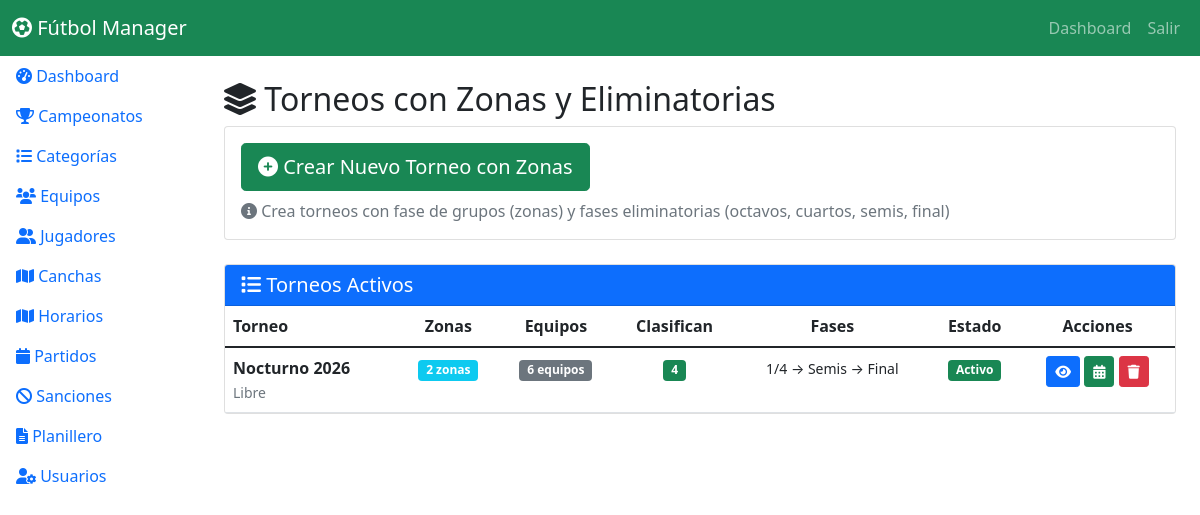
The page /admin/torneos_zonas.php (signed in) on the database its author committed.
### tables this page shows
CREATE TABLE `campeonatos_formato` (
  `id` int(11) NOT NULL,
  `campeonato_id` int(11) NOT NULL,
  `tipo_formato` enum('zonas','eliminacion_directa','mixto') NOT NULL DEFAULT 'mixto',
  `cantidad_zonas` int(11) NOT NULL DEFAULT 2,
  `equipos_por_zona` int(11) NOT NULL DEFAULT 3,
  `equipos_clasifican` int(11) NOT NULL DEFAULT 4,
  `tipo_clasificacion` varchar(50) DEFAULT NULL COMMENT '1_primero, 2_primeros, 2_primeros_2_mejores_terceros, etc',
  `tiene_octavos` tinyint(1) DEFAULT 0,
  `tiene_cuartos` tinyint(1) DEFAULT 0,
  `tiene_semifinal` tinyint(1) DEFAULT 1,
  `tiene_tercer_puesto` tinyint(1) DEFAULT 1,
  `activo` tinyint(1) DEFAULT 1,
  `created_at` timestamp NULL DEFAULT current_timestamp(),
  `updated_at` timestamp NULL DEFAULT current_timestamp() ON UPDATE current_timestamp(),
  `categoria_id` int(11) DEFAULT NULL,
  `primeros_clasifican` int(11) NOT NULL DEFAULT 0 COMMENT 'Cantidad de primeros que clasifican (por zona)',
  `segundos_clasifican` int(11) NOT NULL DEFAULT 0 COMMENT 'Cantidad de segundos que clasifican',
  `terceros_clasifican` int(11) NOT NULL DEFAULT 0 COMMENT 'Cantidad de terceros que clasifican',
  `cuartos_clasifican` int(11) NOT NULL DEFAULT 0 COMMENT 'Cantidad de cuartos que clasifican',
  `empates_pendientes` tinyint(1) DEFAULT 0 COMMENT 'Indica si hay empates pendientes de resolución'
);

CREATE TABLE `campeonatos` (
  `id` int(11) NOT NULL,
  `nombre` varchar(100) NOT NULL,
  `descripcion` text DEFAULT NULL,
  `fecha_inicio` date NOT NULL,
  `fecha_fin` date DEFAULT NULL,
  `activo` tinyint(1) DEFAULT 1,
  `es_torneo_nocturno` tinyint(1) DEFAULT 0 COMMENT 'Indica si es un torneo nocturno (por zonas)',
  `tipo_campeonato` enum('largo','zonal') NOT NULL COMMENT 'Tipo de campeonato: largo (Apertura/Clausura) o zonal (Torneo Nocturno, etc.)',
  `created_at` timestamp NULL DEFAULT current_timestamp()
);

CREATE TABLE `categorias` (
  `id` int(11) NOT NULL,
  `campeonato_id` int(11) NOT NULL,
  `nombre` varchar(50) NOT NULL,
  `descripcion` text DEFAULT NULL,
  `activa` tinyint(1) DEFAULT 1
);

### admin/torneos_zonas.php (the view, shortened to what this page needs)
<?php
$db = Database::getInstance()->getConnection();
$stmt = $db->query("
    SELECT
        cf.*,
        c.nombre as campeonato_nombre,
        cat.nombre as categoria_nombre,
        (SELECT COUNT(*) FROM zonas WHERE formato_id = cf.id) as total_zonas,
        (SELECT COUNT(DISTINCT equipo_id) FROM equipos_zonas ez
         JOIN zonas z ON ez.zona_id = z.id
         WHERE z.formato_id = cf.id) as total_equipos
    FROM campeonatos_formato cf
    JOIN campeonatos c ON cf.campeonato_id = c.id
    LEFT JOIN categorias cat ON cf.categoria_id = cat.id
    WHERE cf.activo = 1 AND cf.tipo_formato = 'mixto'
    ORDER BY cf.created_at DESC
");
$torneos_zonas = $stmt->fetchAll(PDO::FETCH_ASSOC);
?>
<!DOCTYPE html>
<html lang="es">
<head>
    <link href="https://cdnjs.cloudflare.com/ajax/libs/bootstrap/5.1.3/css/bootstrap.min.css" rel="stylesheet">
    <link href="https://cdnjs.cloudflare.com/ajax/libs/font-awesome/6.0.0/css/all.min.css" rel="stylesheet">
    <link href="<?php echo SITE_URL; ?>assets/css/style.css" rel="stylesheet">
</head>
<body>
    <nav class="navbar navbar-expand-lg navbar-dark bg-success">
        <div class="container-fluid">
            <a class="navbar-brand" href="<?php echo SITE_URL; ?>">
                <i class="fas fa-futbol"></i> Fútbol Manager
            </a>
            <div class="navbar-nav ms-auto">
                <a class="nav-link" href="dashboard.php">Dashboard</a>
                <a class="nav-link" href="<?php echo SITE_URL; ?>logout.php">Salir</a>
            </div>
        </div>
    </nav>
    <div class="container-fluid">
        <div class="row">
            <div class="col-md-3 col-lg-2 p-0">
                <?php include __DIR__ . '/../include/sidebar.php'; ?>
            </div>
            <div class="col-md-9 col-lg-10 p-4">
                <h2><i class="fas fa-layer-group"></i> Torneos con Zonas y Eliminatorias</h2>
                <div class="card mb-4">
                    <div class="card-body">
                        <a href="torneos_zonas_crear.php" class="btn btn-success btn-lg">
                            <i class="fas fa-plus-circle"></i> Crear Nuevo Torneo con Zonas
                        </a>
                        <p class="text-muted mt-2 mb-0">
                            <i class="fas fa-info-circle"></i> Crea torneos con fase de grupos (zonas) y fases eliminatorias (octavos, cuartos, semis, final)
                        </p>
                    </div>
                </div>
                <div class="card">
                    <div class="card-header bg-primary text-white">
                        <h5 class="mb-0"><i class="fas fa-list"></i> Torneos Activos</h5>
                    </div>
                    <div class="card-body p-0">
                        <?php if (empty($torneos_zonas)): ?>
                            <div class="p-4 text-center">
                                <i class="fas fa-folder-open fa-3x text-muted mb-3"></i>
                                <h5 class="text-muted">No hay torneos con zonas creados</h5>
                                <p class="text-muted">Crea tu primer torneo usando el botón de arriba</p>
                            </div>
                        <?php else: ?>
                            <div class="table-responsive">
                                <table class="table table-hover mb-0">
                                    <thead>
                                        <tr>
                                            <th>Torneo</th>
                                            <th class="text-center">Zonas</th>
                                            <th class="text-center">Equipos</th>
                                            <th class="text-center">Clasifican</th>
                                            <th class="text-center">Fases</th>
                                            <th class="text-center">Estado</th>
                                            <th class="text-center">Acciones</th>
                                        </tr>
                                    </thead>
                                    <tbody>
                                        <?php foreach ($torneos_zonas as $torneo): ?>
                                            <tr>
                                                <td>
                                                    <strong><?= htmlspecialchars($torneo['campeonato_nombre']) ?></strong><br>
                                                    <small class="text-muted"><?= htmlspecialchars($torneo['categoria_nombre']) ?></small>
                                                </td>
                                                <td class="text-center">
                                                    <span class="badge bg-info"><?= $torneo['cantidad_zonas'] ?> zonas</span>
                                                </td>
                                                <td class="text-center">
                                                    <span class="badge bg-secondary"><?= $torneo['total_equipos'] ?> equipos</span>
                                                </td>
                                                <td class="text-center">
                                                    <span class="badge bg-success"><?= $torneo['equipos_clasifican'] ?></span>
                                                </td>
                                                <td class="text-center">
                                                    <small>
                                                        <?php
                                                        $fases = [];
                                                        if ($torneo['tiene_cuartos']) $fases[] = '1/4';
                                                        if ($torneo['tiene_semifinal']) $fases[] = 'Semis';
                                                        echo implode(' → ', $fases) . ' → Final';
                                                        ?>
                                                    </small>
                                                </td>
                                                <td class="text-center">
                                                    <span class="badge bg-<?= $torneo['activo'] ? 'success' : 'secondary' ?>">
                                                        <?= $torneo['activo'] ? 'Activo' : 'Inactivo' ?>
                                                    </span>
                                                </td>
                                                <td class="text-center">
                                                    <a href="torneos_zonas_ver.php?id=<?= $torneo['id'] ?>"
                                                       class="btn btn-sm btn-primary" title="Ver Detalles">
                                                        <i class="fas fa-eye"></i>
                                                    </a>
                                                    <a href="campeonatos_zonas_fixture.php?formato_id=<?= $torneo['id'] ?>"
                                                       class="btn btn-sm btn-success" title="Generar Fixture">
                                                        <i class="fas fa-calendar-alt"></i>
                                                    </a>
                                                    <form method="POST" style="display:inline;" onsubmit="return confirm('¿Eliminar este torneo? Se perderán todos los datos asociados.');">
                                                        <button type="submit" name="delete_torneo" class="btn btn-sm btn-danger" title="Eliminar">
                                                            <i class="fas fa-trash"></i>
                                                        </button>
                                                    </form>
                                                </td>
                                            </tr>
                                        <?php endforeach; ?>
                                    </tbody>
                                </table>
                            </div>
                        <?php endif; ?>
                    </div>
                </div>
            </div>
        </div>
    </div>
</body>
</html>

### rows shown on the page
campeonatos_formato: campeonato.nombre "Nocturno 2026", categoria.nombre "Libre", cantidad_zonas "2", total_equipos "6", equipos_clasifican "4", fases "1/4 → Semis", activo "Activo"
